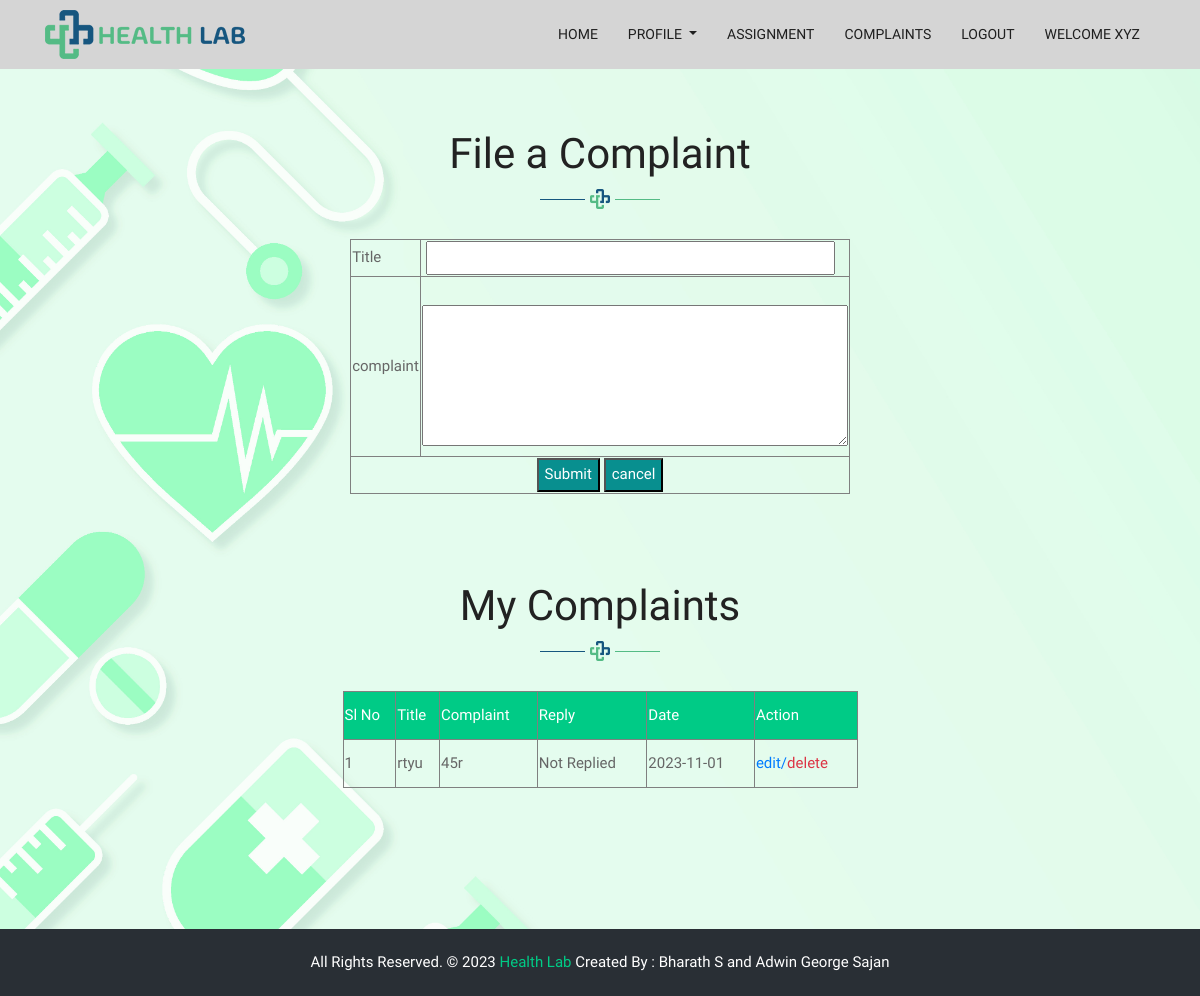
Screenshot of /Project/staff/complaint.php (signed in) with the database file from the repository.
### tables this page shows
CREATE TABLE `tbl_complaint` (
  `complaint_id` int(11) NOT NULL auto_increment,
  `complaint_title` varchar(50) NOT NULL,
  `complaint_content` varchar(200) NOT NULL,
  `complaint_date` varchar(50) NOT NULL,
  `complaint_reply` varchar(200) NOT NULL default 'Not Replied',
  `complaint_status` varchar(50) NOT NULL default '0',
  `user_id` int(11) NOT NULL default '0',
  `staff_id` int(11) NOT NULL default '0',
  PRIMARY KEY  (`complaint_id`)
);

### Project/staff/complaint.php (the view, shortened to what this page needs)
<?php
include("Header.php");
$title="";
$content="";
?>
<!DOCTYPE html PUBLIC "-//W3C//DTD XHTML 1.0 Transitional//EN" "http://www.w3.org/TR/xhtml1/DTD/xhtml1-transitional.dtd">
<html xmlns="http://www.w3.org/1999/xhtml">
<head>
</head>
<body class="bg-all" >
<div class="title-box">
						<h2>File a Complaint</h2>
					</div>
<div align="center">
<form id="form1" name="form1" method="post" action="">
<table width="420" height="211" border="1">
  <tr>
    <td>Title</td>
    <td>
      <input required type="text" name="title" id="title" value="<?php echo $title ?>"  />
   </td>
  </tr>
  <tr>
    <td>complaint</td>
    <td><label for="complaint"></label>
      <textarea required name="complaint" id="complaint" cols="45" rows="5"><?php echo $content ?></textarea></td>
  </tr>
  <tr>
    <td colspan="2"><div align="center">
      <input type="submit" name="submit" id="submit" value="Submit" />
      <input type="reset" name="cancel" id="cancel" value="cancel" />
    </div></td>
  </tr>
</table>
</form>
<p align="center">&nbsp;</p>
<div class="title-box">
						<h2>My Complaints</h2>
					</div>
<table width="515" height="97" border="1">
  <tr style="background-color: #00cb86;
    color: white;">
    <td>Sl No</td>
    <td>Title</td>
    <td>Complaint</td>
    <td>Reply</td>
    <td>Date</td>
    <td>Action</td>
  </tr>
   <?php
  		$i=0;
  		$selQry="select * from tbl_complaint where staff_id='".$_SESSION["sid"]."'";
		$data=mysql_query($selQry);
		while($row=mysql_fetch_array($data))
		{
			$i++;
			?>
    <tr>
   <td><?php echo $i?> </td>
    <td><?php echo $row["complaint_title"]?></td>
    <td><?php echo $row["complaint_content"]?></td>
    <td><?php echo $row["complaint_reply"]?></td>
    <td><?php echo $row["complaint_date"]?></td>
    <td><a href ="complaint.php?qid=<?php echo $row["complaint_id"]?>"class="text-primary">edit/<a href ="complaint.php?did=<?php echo $row["complaint_id"]?>"class="text-danger">delete
    </td>
  </tr>
   <?php
		}
   ?>
</table>
</div>
</body>
</html>
<?php
include("Footer.php");
?>

### Project/Assets/Templates/Main/css/style.css (style rules this page uses)
body { color: #666666; font-size: 15px; font-family: 'Catamaran', sans-serif; line-height: 1.80857; }
a { color: #1f1f1f; text-decoration: none !important; outline: none !important; -webkit-transition: all .3s ease-in-out; -moz-transition: all .3s ease-in-out; -ms-transition: all .3s ease-in-out; -o-transition: all .3s ease-in-out; transition: all .3s ease-in-out; }
h1, h2, h3, h4, h5, h6 { letter-spacing: 0; font-weight: normal; position: relative; padding: 0 0 10px 0; font-weight: normal; line-height: 120% !important; color: #1f1f1f; margin: 0 }
h2 { font-size: 22px }
a { color: #1f1f1f; text-decoration: none; outline: none; }
a, .btn { text-decoration: none !important; outline: none !important; -webkit-transition: all 0.5s ease-in-out 0s; -moz-transition: all 0.5s ease-in-out 0s; -ms-transition: all 0.5s ease-in-out 0s; -o-transition: all 0.5s ease-in-out 0s; transition: all 0.5s ease-in-out 0s; }
.title-box { text-align: center; margin-bottom: 30px; }
.title-box h2 { font-size: 42px; font-family: 'Catamaran', sans-serif; color: #222222; font-weight: 500; position: relative; padding-bottom: 30px; margin-bottom: 15px; }
.title-box h2::after { content: ""; position: absolute; background: url(../images/tag-line.png)no-repeat center; width: 120px; height: 20px; bottom: 0; left: 0; right: 0; margin: 0 auto; }
.bg-all { background-image: url('../../Background/background.jpg'); background-size: cover; }

### Project/staff/complaint.php (style rules this page uses)
#submit,#cancel { background-color: #088F8F; color: white; }
#title { width: 96%; }
.title-box h2 { margin-top: 60px; }

### rows the page displays
tbl_complaint: complaint_title "rtyu", complaint_content "45r", complaint_reply "Not Replied", complaint_date "2023-11-01"

### other values shown
$_SESSION["sname"] "XYZ"
